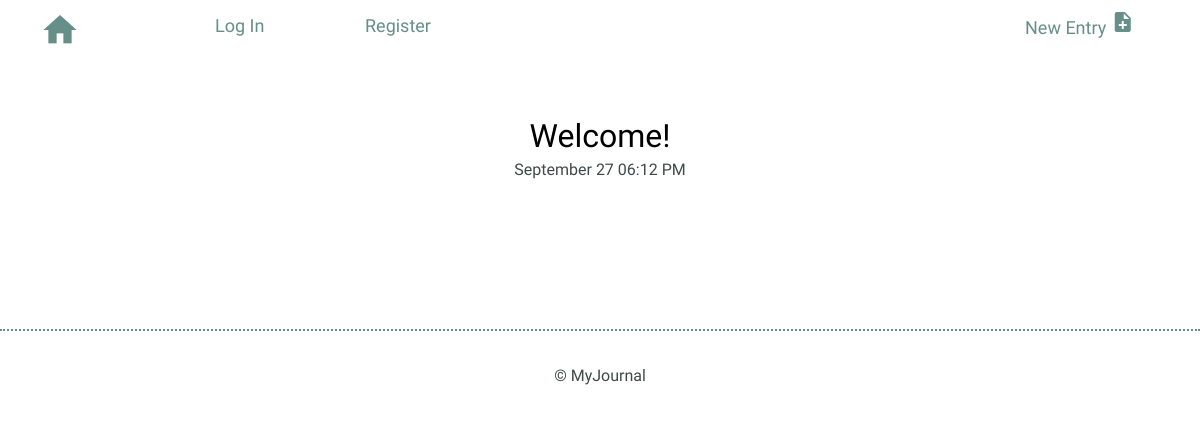
/entries, run on an earlier commit of the app's database.
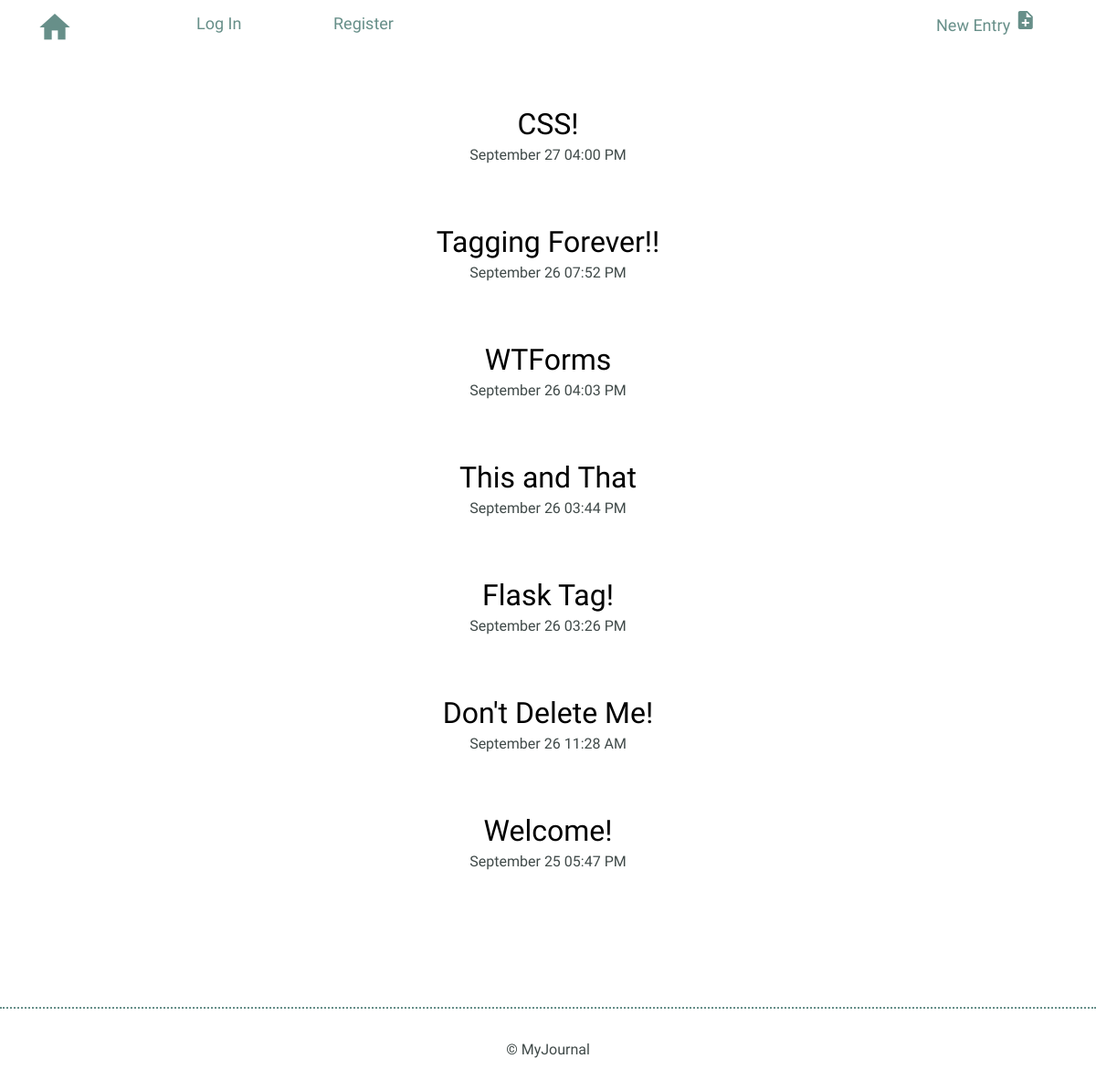
And on a later commit of the database.
### models.py (models this page shows)
class BaseModel(Model):
    class Meta:
        database = DATABASE

class Entry(BaseModel):
    title = CharField(max_length=100)
    date = DateTimeField(default=datetime.datetime.now)
    time_spent = IntegerField(default=0)
    learned = TextField(null=False)
    remember = TextField(default=" ")

### app.py (the view)
@app.route("/")
@app.route("/entries")
def index():
    journal = models.Entry.select().order_by(models.Entry.date.desc())
    return render_template('index.html', journal=journal, models=models)

### templates/index.html
{% extends "layout.html" %}
{% block content %}
<section>
    <div class="container">
        <div class="entry-list">
                {% for entry in journal %}
                <article>
                    <h2><a href="{{ url_for('detail', id=entry.id) }}">{{ entry.title }}</a></h2>
                    <time datetime="{{ entry.date }}"">{{ entry.date.strftime('%B %d %I:%M %p') }}</time>
                </article>
                {% endfor %}
        </div>
    </div>
</section>
{% endblock %}

### templates/layout.html (shortened to what this page needs)
<!DOCTYPE html>
<html>
    <head>
        <link rel="stylesheet" href="../../static/css/normalize.css">
        <link rel="stylesheet" href="../../static/css/site.css">
    </head>
    <body>
        <header>
            <ul>
                <li><a class="logo" href="{{ url_for('index') }}"><i class="material-icons">home</i></a>
                </li>
                <li style="padding-left: 25px;">{% if current_user.is_authenticated %}
                    <a href="{{ url_for('logout') }}" style="text-decoration: none;">Log Out</a>
                    {% else %}
                    <a href="{{ url_for('login') }}" style="text-decoration: none;">Log In</a>
                    <a href="{{ url_for('register') }}" style="text-decoration: none;">Register</a>
                    {% endif %}</li>
                <li style="float: right; margin-right: 65px;"><a href="{{ url_for('create') }}"><span>New Entry</span> <i class="material-icons">note_add</i></a></li>
            </ul>
        </header>
        {% block content %}{% endblock %}
        <footer>
            <div>
                &copy; MyJournal
            </div>
        </footer>
    </body>
</html>

### static/css/site.css (style rules this page uses)
body { font-size: 16px; color: #404a49; font-family: 'Cousine', serif; font-weight: 400; margin: 0; padding: 0; }
.container { margin: 0 auto; padding: 0; }
header .logo i { color: #678f89; font-size: 40px; }
footer { text-align: center; padding: 35px 0; border-top: 2px dotted #678f89; }
ul { list-style-type: none; position: fixed; top: 0; width: 100%; background-color: white; padding-top: 10px; }
ul li { line-height: 1.8em; font-size: 18px; color: #678f89; float: left; }
ul li a { display: block; color: #678f89; width: 150px; text-decoration: none; float: left; }
h1, h2, h3 { margin: 0; font-weight: 400; line-height: 1em; color: #000; }
h2 { font-size: 32px; }
h2 a { text-decoration: none; color: #000; }
.entry-list, .edit-entry, .new-entry { max-width: 800px; margin: 0 auto; padding: 70px 0 150px 0; }
.entry-list article { margin-bottom: 70px; text-align: center; }
.entry-list article:last-child { margin-bottom: 0; }
.entry-list article h2 { margin-bottom: 8px; }

What changed in the data, as far as the page shows it:
added Entry: title "CSS!", date "September 27 04:00 PM"
added Entry: title "Tagging Forever!!", date "September 26 07:52 PM"
added Entry: title "WTForms", date "September 26 04:03 PM"
added Entry: title "This and That", date "September 26 03:44 PM"
added Entry: title "Flask Tag!", date "September 26 03:26 PM"
added Entry: title "Don't Delete Me!", date "September 26 11:28 AM"
changed Entry "Welcome!": date "September 27 06:12 PM" → "September 25 05:47 PM"
